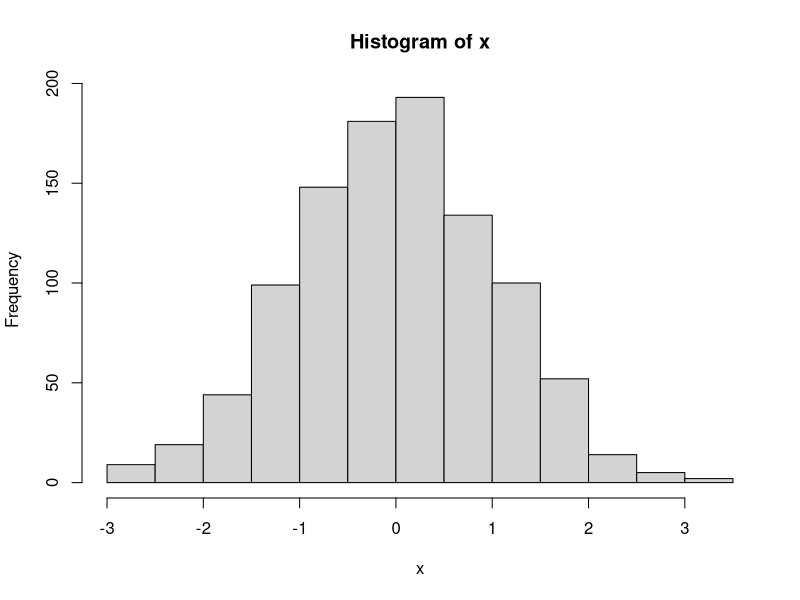

Source code (R):
# BIOS 431 Emerging Infectious Diseases Lab 1 ----
# Justin Kim
# 08/20/2024

## Basic Computations and Commands ----

5+15
100 - 25/5^2
5*10
100^0.5

## Functions ----



exp(1)^2 # Can also input as exp(2)
sqrt(5)
log(50)
cos(0.5)


## Function Names ----

# What Function performs a t-test in R?
# t.test()

# What function performs a linear model in R?
# lm()

## deSolve ----

# Commented out the install.packages so that the command isn't executed every 
# ... time the document is Run in full

# install.packages("deSolve")
library(deSolve)

## How to use a known function ----

?mean
??mean

## Functions (cont.) ----
# Some functions require more than one argument

seq(from = 1, to = 10, by = 1)


## Assigning Variables ----

d <- 1:12; d

## Matrices ----


## Random Number Generation (1 Point) ----

x <- rnorm(1000, mean = 0, sd = 1)
x

## Visualizing, analyzing, and exporting data (4 points) ----

# The histogram of x displays a relatively uniform bell-shaped curve
hist(x)
